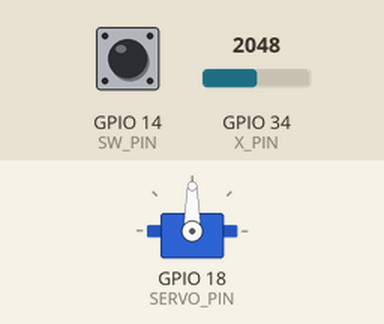
Bench run of a sketch on a simulated ESP32. On the bench: servo. Inputs (shaded band) come from the test bench; at power-on: GPIO 34 (X_PIN) = 2048, GPIO 14 (SW_PIN) HIGH. What the sketch prints to the serial monitor is not drawn.

Above: at 1.2 s.
1.3 s: GPIO 34 (X_PIN) set to 2934
2.8 s: GPIO 34 (X_PIN) set to 3046
At 4.4 s:
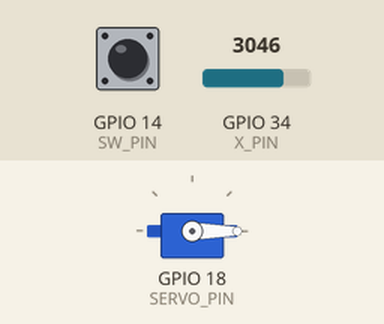
5.2 s: GPIO 34 (X_PIN) set to 1057
6.7 s: GPIO 34 (X_PIN) set to 968
At 9.0 s:
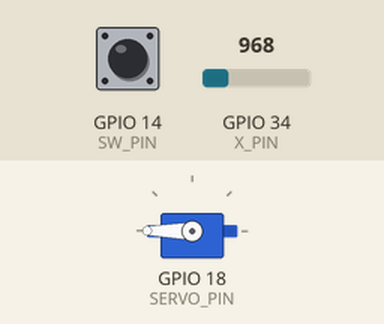
11.3 s: GPIO 34 (X_PIN) set to 3040
At 11.46 s:
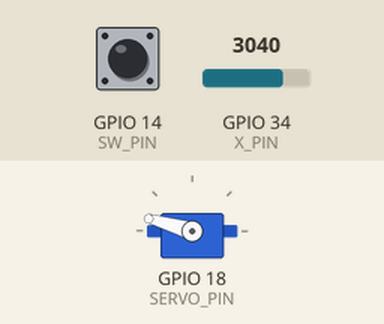
Timing chart, 0 to 14.6 s (numbered marks = the images above; inputs shaded):
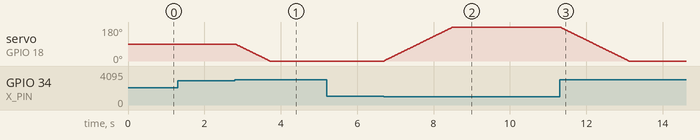

Measured:
- the behaviour switches between 3000 and 3001 on GPIO 34 (X_PIN) (found by bisection; images 0 and 1)
- the behaviour switches between 1000 and 999 on GPIO 34 (X_PIN) (found by bisection; images 1 and 2)
- after the input at 1.3 s, every drawn part: stays the same
- after the input at 2.8 s, servo on GPIO 18 (SERVO_PIN): moves from 90° to 0° over 0.89 s, starting at once
- after the input at 5.2 s, every drawn part: stays the same
- after the input at 6.7 s, servo on GPIO 18 (SERVO_PIN): moves from 0° to 180° over 1.8 s, starting at once
- after the input at 11.3 s, servo on GPIO 18 (SERVO_PIN): moves from 180° to 0° over 1.8 s, starting at once

The sketch:

L14_Memory.ino
```cpp
// Lesson 14 challenge solution: robot arm with memory
// Steer with the joystick and click to save up to 5 positions.
// After the 5th click the servo plays the moves back 3 times.

#include <ESP32Servo.h>

const int SERVO_PIN = 18;
const int X_PIN = 34;
const int SW_PIN = 14;
const int MAX_MOVES = 5;

Servo myServo;
int angle = 90;
int moves[MAX_MOVES];
int saved = 0;

void playBack() {
  for (int round = 0; round < 3; round++) {
    for (int i = 0; i < MAX_MOVES; i++) {
      Serial.print("Move ");
      Serial.print(i + 1);
      Serial.print(": ");
      Serial.println(moves[i]);
      myServo.write(moves[i]);
      delay(700);
    }
  }
}

void setup() {
  Serial.begin(115200);
  pinMode(SW_PIN, INPUT_PULLUP);
  myServo.attach(SERVO_PIN, 500, 2400);
  myServo.write(angle);
  Serial.println("Steer, then click to save a position.");
}

void loop() {
  int x = analogRead(X_PIN);
  if (x < 1000) {
    angle = angle + 2;
  } else if (x > 3000) {
    angle = angle - 2;
  }
  angle = constrain(angle, 0, 180);
  myServo.write(angle);

  if (digitalRead(SW_PIN) == LOW) {
    moves[saved] = angle;
    saved = saved + 1;
    Serial.print("Saved position ");
    Serial.println(saved);
    while (digitalRead(SW_PIN) == LOW) {
      delay(10);
    }
    if (saved == MAX_MOVES) {
      playBack();
      saved = 0;
      Serial.println("Ready for new moves!");
    }
  }
  delay(20);
}
```
